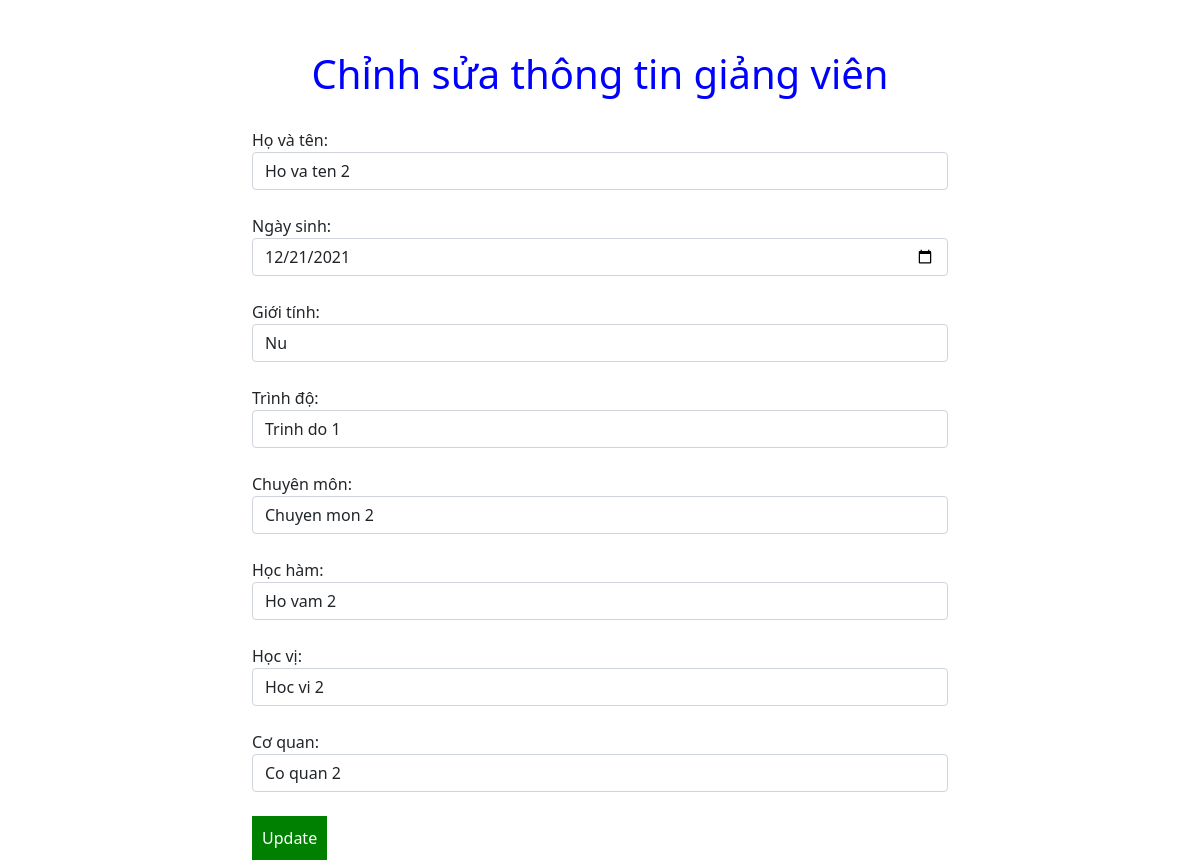
/index.php?controller=giangvien&action=edit&magv=2, run on the app's committed database.
### tables this page shows
CREATE TABLE `giangvien` (
  `magv` int(11) NOT NULL,
  `hovaten` varchar(255) DEFAULT NULL,
  `ngaysinh` date DEFAULT NULL,
  `gioitinh` varchar(255) DEFAULT NULL,
  `trinhdo` varchar(255) DEFAULT NULL,
  `chuyenmon` varchar(255) DEFAULT NULL,
  `hocham` varchar(255) DEFAULT NULL,
  `hocvi` varchar(255) DEFAULT NULL,
  `coquan` varchar(255) DEFAULT NULL
);

### controllers/giangvienController.php (called while the page is built, shortened)
<?php
require_once 'models/giangvien.php';
class giangvienController {
    public function edit() {
        $magv = $_GET['magv'];
        $giangvienModel = new giangvien();
        $giangvien = $giangvienModel->getgiangvienById($magv);
        require_once 'views/giangviens/edit.php';
    }
}

### index.php (called while the page is built, shortened)
<?php
$action = isset($_GET['action']) ? $_GET['action'] :
    'index';
$object = new $classController();
$object->$action();
?>

### models/giangvien.php (called while the page is built, shortened)
<?php
class giangvien {
    public function getgiangvienById($magv = null) {
        $connection = $this->connectDb();
        $querySelect = "SELECT * FROM giangvien WHERE magv=$magv";
        $results = mysqli_query($connection, $querySelect);
        $giangvien = [];
        if (mysqli_num_rows($results) > 0) {
            $giangviens = mysqli_fetch_all($results, MYSQLI_ASSOC);
            $giangvien = $giangviens[0];
        }
        return $giangvien;
    }
    public function connectDb() {
        $connection = mysqli_connect(DB_HOST,
            DB_USERNAME, DB_PASSWORD, DB_NAME);
        return $connection;
    }
}

### views/giangviens/edit.php (the view, shortened to what this page needs)
<?php
    require "header.php";
?>
<div style = "width:60%" class="container">
    <h1 style="display: flex;align-items: center;justify-content: center;margin-bottom:30px;margin-top:50px;color:blue">Chỉnh sửa thông tin giảng viên</h1>
<form action="" method="post">
Họ và tên:
    <input class="form-control" type="text"
           name="hovaten"
           value="<?php
           echo isset($_POST['hovaten']) ? $_POST['hovaten'] : $giangvien['hovaten']?>"
    />
    <br />
    Ngày sinh:
    <input class="form-control" type="date"
           name="ngaysinh"
           value="<?php
           echo isset($_POST['ngaysinh']) ? $_POST['ngaysinh'] : $giangvien['ngaysinh']?>"
    />
    <br />
    Giới tính:
    <input class="form-control" type="text"
           name="gioitinh"
           value="<?php
           echo isset($_POST['gioitinh']) ? $_POST['gioitinh'] : $giangvien['gioitinh']?>"
    />
    <br />
    Trình độ:
    <input class="form-control" type="text"
           name="trinhdo"
           value="<?php
           echo isset($_POST['trinhdo']) ? $_POST['trinhdo'] : $giangvien['trinhdo']?>"
    />
    <br />
    Chuyên môn:
    <input class="form-control" type="text"
           name="chuyenmon"
           value="<?php
           echo isset($_POST['chuyenmon']) ? $_POST['chuyenmon'] : $giangvien['chuyenmon']?>"
    />
    <br />
    Học hàm:
    <input class="form-control" type="text"
           name="hocham"
           value="<?php
           echo isset($_POST['hocham']) ? $_POST['hocham'] : $giangvien['hocham']?>"
    />
    <br />
    Học vị:
    <input class="form-control" type="text"
           name="hocvi"
           value="<?php
           echo isset($_POST['hocvi']) ? $_POST['hocvi'] : $giangvien['hocvi']?>"
    />
    <br />
    Cơ quan:
    <input class="form-control" type="text"
           name="coquan"
           value="<?php
           echo isset($_POST['coquan']) ? $_POST['coquan'] : $giangvien['coquan']?>"
    />
    <br />
    <input style="border:none;   background-color: green;color: white;;padding:10px" type="submit" name="submit" value="Update" />
</form>
</div>

### data on the page
giangvien: hovaten "Ho va ten 2", ngaysinh "12/21/2021", gioitinh "Nu", trinhdo "Trinh do 1", chuyenmon "Chuyen mon 2", hocham "Ho vam 2", hocvi "Hoc vi 2", coquan "Co quan 2"
